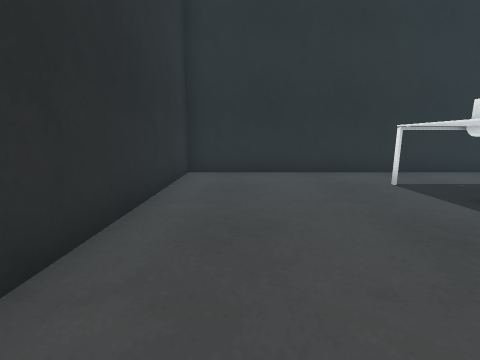
[1] (above)

15 first-person views from a walk through a world built for the Gazebo simulator. The camera is 0.55 m above the floor, tilts 10° down and sees 90° across. The floor is counted in squares, 0.5 m on a side. Each view is taken from the middle of a square. On the plan, view 1 faces up. The plan holds only what a view shows up to about 11 squares ahead; the rest is blank.

[2]
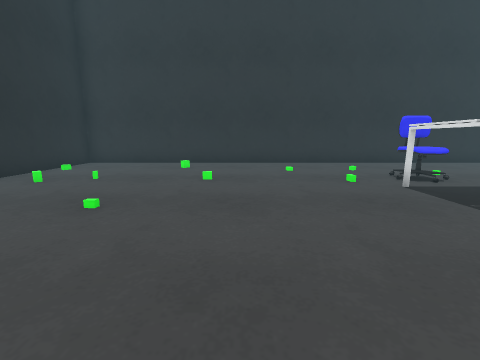

[3]
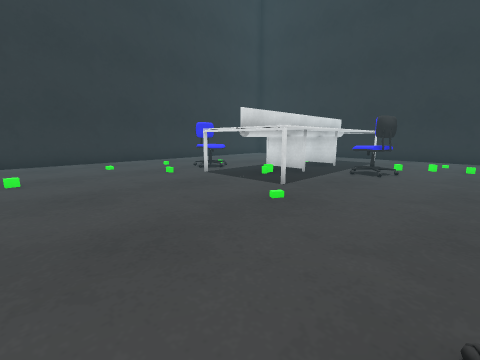

[4]
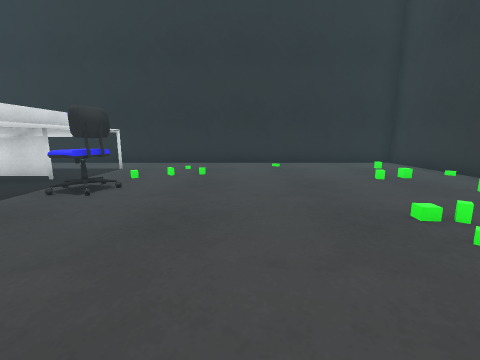

[5]
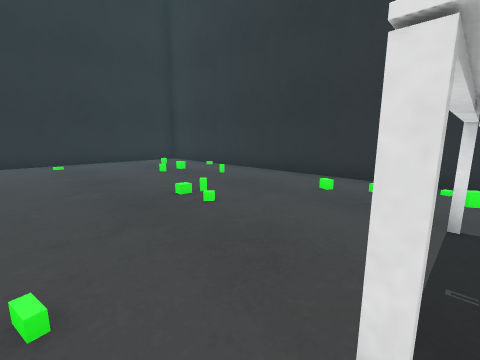

[6]
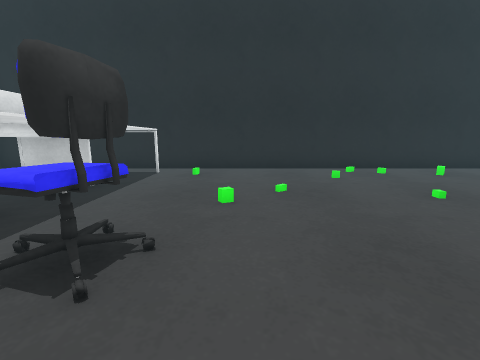

[7]
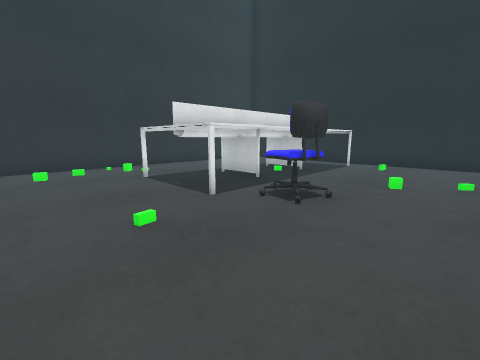

[8]
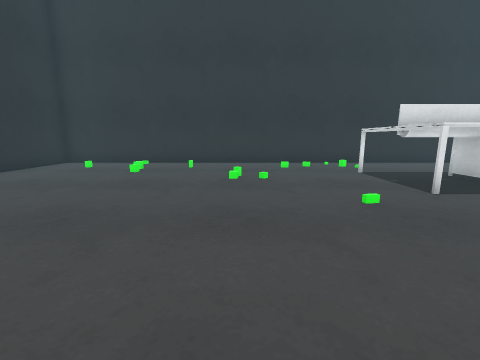

[9]
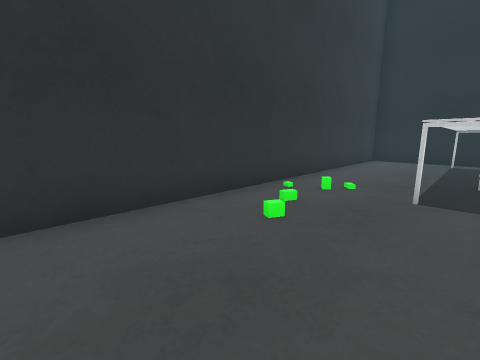

[10]
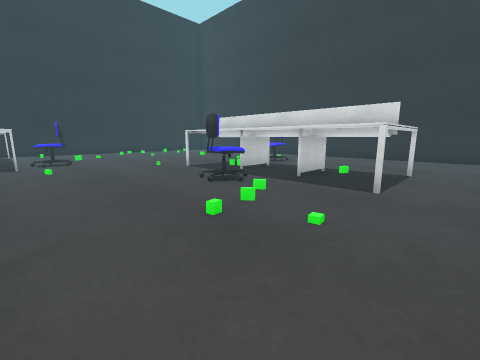

[11]
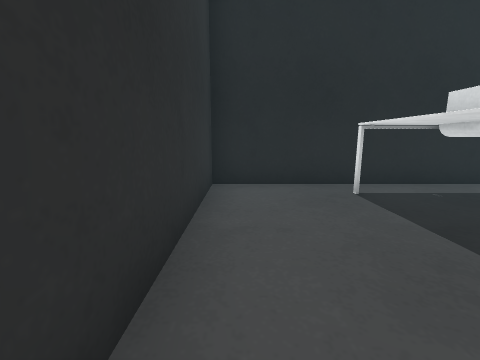

[12]
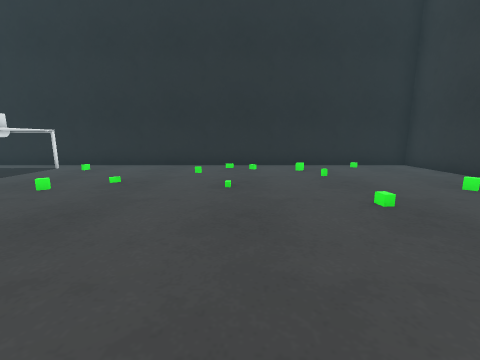

[13]
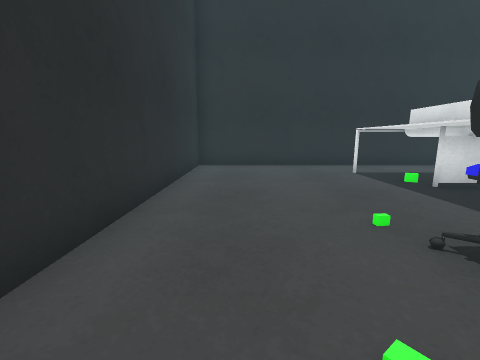

[14]
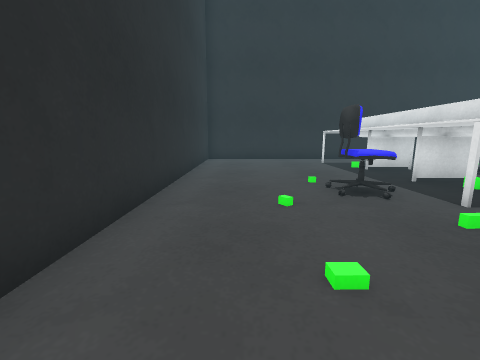

[15]
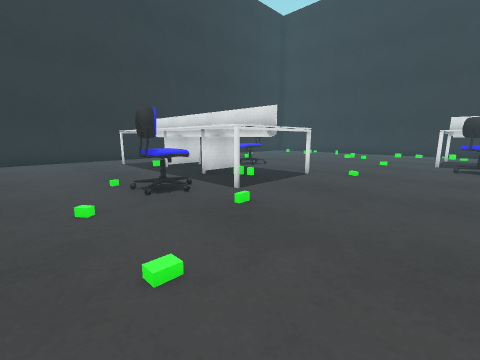

### Floor plan
Key: @ floor where view 1 was taken; # wall or solid block; . floor; = window, fence, low wall or low ledge; T thing the floor can be seen under or through.
Columns run from 2 left of view 1 to 18 right of it. Each row starts with its distance up from view 1.
  8 #####################
  7 #...................#
  6 #...................#
  5 #.....TTT...........#
  4 #.....TTT.........=.#
  3 #.....T##...........#
  2 #.....T####.......=.#
  1 #.....TTT...........#
  0 #.@..=TTT.......=...#
 -1 #.....TTT...........#
 -2 #...................#
 -3 #...................#
 -4 #.............###.=.#
 -5 #............=###...#
 -6 #.............###...#
 -7 #.=........... ##...#
 -8 #............. ##...#
 -9 #.............###...#
-10 #....=........###...#
-11 #...................#
-12 #####################

Where each view was taken, in squares from view 1:
view 1: 0 up, 0 right, facing up
view 2: 5 down, 9 right, facing left
view 3: 6 down, 10 right, facing up-left
view 4: 3 down, 11 right, facing up
view 5: 4 down, 11 right, facing up-right
view 6: 3 down, 9 right, facing down
view 7: 1 down, 8 right, facing down-right
view 8: 0 up, 7 right, facing right
view 9: 1 up, 14 right, facing down-right
view 10: 7 up, 12 right, facing down-left
view 11: 6 down, 17 right, facing down
view 12: 2 down, 5 right, facing down
view 13: 2 down, 0 right, facing up
view 14: 5 down, 0 right, facing up
view 15: 5 down, 0 right, facing up-right
